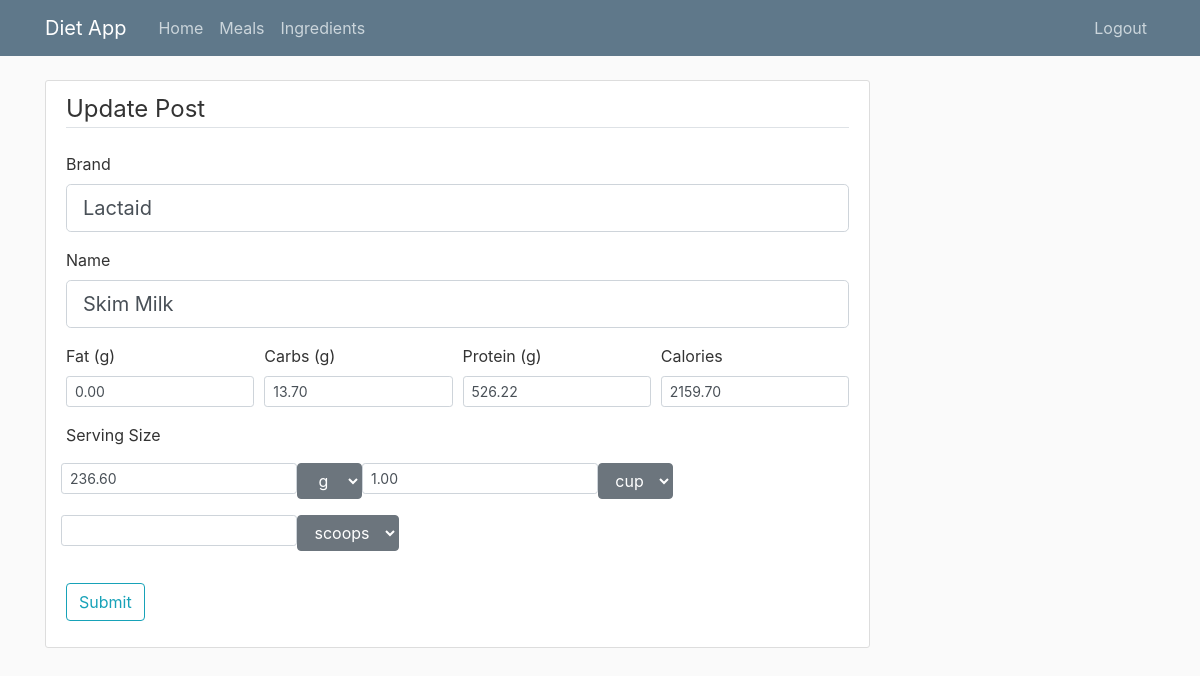
Before: /ingredients/1/update (signed in) with the older database file.
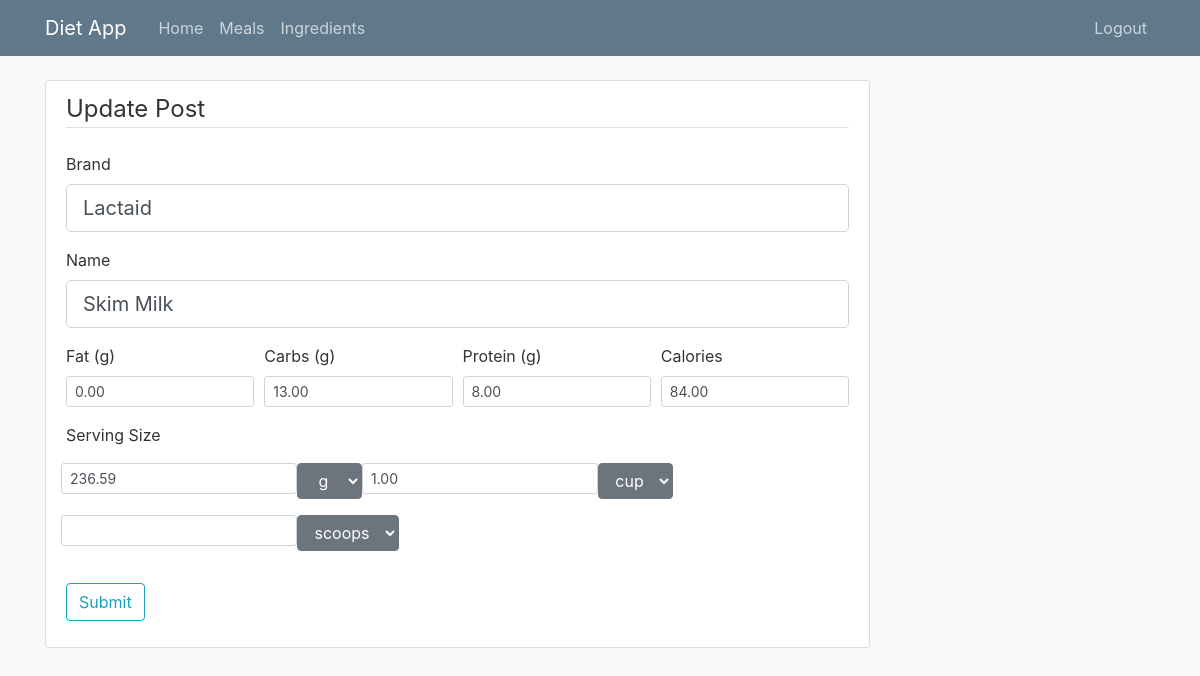
After: the same page with the newer database file.
### dietapp/models.py (models this page shows, shortened)
class Ingredients(db.Model):
    id = db.Column(db.Integer, primary_key = True)
    brand = db.Column(db.String(100), nullable = False)
    name = db.Column(db.String(100), nullable = False)
    date_created = db.Column(db.DateTime, nullable = False, default = datetime.utcnow )
    date_used = db.Column(db.DateTime)
    favorite = db.Column(db.Boolean, nullable = False, default=False)
    obsolete = db.Column(db.Boolean, nullable = False, default=False)
    protein = db.Column(db.Float, default = 0)
    carbs = db.Column(db.Float, default = 0)
    fat = db.Column(db.Float, default = 0)
    calories = db.Column(db.Float,default=0, nullable = False)
    serv_weight = db.Column(db.Float)
    serv_volume = db.Column(db.Float)
    serv_count = db.Column(db.Float)
    weight_unit_id = db.Column(db.Integer, db.ForeignKey('units.id'))
    volume_unit_id = db.Column(db.Integer, db.ForeignKey('units.id'))
    count_unit_id = db.Column(db.Integer, db.ForeignKey('units.id'))
    user_id = db.Column(db.Integer, db.ForeignKey('user.id'), nullable = False)

### dietapp/routes.py (the view)
@app.route("/ingredients/<int:ingredient_id>/update", methods=['GET','POST'])
@login_required
def update_ingredient(ingredient_id):
    ingredient = Ingredients.query.get_or_404(ingredient_id)
    if current_user != ingredient.author:
        abort(403)
    form = IngredientForm()
    form.drop_weight.choices = [(g.id, g.name) for g in Units.query.filter_by(unit_type_id=1).all()]
    form.drop_volume.choices = [(g.id, g.name) for g in Units.query.filter_by(unit_type_id=2).all()]
    form.drop_count.choices = [(g.id, g.name) for g in Units.query.filter_by(unit_type_id=3).all()]
    if form.validate_on_submit():
        fcn_update_ingredient(form, ingredient_id)
        flash('Ingredient has been updated', 'success')
        return redirect(url_for('update_ingredient',ingredient_id = ingredient.id))
    elif request.method == 'GET':
        form.brand.data = ingredient.brand
        form.name.data = ingredient.name
        form.fat.data = ingredient.fat
        form.carbs.data = ingredient.carbs
        form.protein.data = ingredient.protein
        form.calories.data = ingredient.calories
        form.serv_weight.data = ingredient.serv_weight
        form.serv_volume.data = ingredient.serv_volume
        form.serv_count.data = ingredient.serv_count
        form.drop_weight.data = ingredient.weight_unit_id
        form.drop_volume.data = ingredient.volume_unit_id
        form.drop_count.data = ingredient.count_unit_id
    return render_template('create_ingredient.html',title='Update Post',form=form, legend='Update Post')

### dietapp/forms.py (shortened to what this page needs)
class IngredientForm(FlaskForm):
    brand = StringField('Brand')
    name = StringField('Name', validators =[InputRequired()])
    fat = DecimalField('Fat (g)')
    carbs = DecimalField('Carbs (g)')
    protein = DecimalField('Protein (g)')
    calories = DecimalField('Calories', validators =[InputRequired()])
    serv_weight = DecimalField('Serving Size by Weight', validators =[Optional()])
    serv_volume = DecimalField('Serving Size by Volume', validators =[Optional()])
    serv_count = DecimalField('Serving Size by Count/Servings', validators =[Optional()])
    drop_weight = SelectField('Unit Weight', coerce=int)
    drop_volume = SelectField('Unit Volume', coerce=int)
    drop_count = SelectField('Unit Count', coerce=int)
    submit = SubmitField('Submit')

### dietapp/models.py (called while the page is built)
@login_manager.user_loader
def load_user(user_id):
    return User.query.get(int(user_id))

### dietapp/templates/create_ingredient.html (shortened to what the changed rows need)
{% extends "layout.html" %}
{% block content %}
    <div class="content-section">
        <form method="POST" action="">
            <fieldset class = "form-group">
                <div class ="form-group">
                    {{form.brand.label(class = "form-control-label")}}
                    {% if form.brand.errors %}
                        {{ form.brand(class="form-control form-contro-lg is-invalid")}}
                        <div class = invalid-feedback>
                            {% for error in form.brand.errors %}
                                <span>{{ error }}</span>
                            {% endfor %}
                        </div>
                    {% else %}
                        {{form.brand(class = "form-control form-control-lg")}}
                    {% endif %}
                </div>
                <div class ="form-group">
                    {{form.name.label(class = "form-control-label")}}
                    {% if form.name.errors %}
                        {{ form.name(class="form-control form-contro-lg is-invalid")}}
                        <div class = invalid-feedback>
                            {% for error in form.name.errors %}
                                <span>{{ error }}</span>
                            {% endfor %}
                        </div>
                    {% else %}
                        {{form.name(class = "form-control form-control-lg")}}
                    {% endif %}
                </div>
                <div class="form-row">
                    <div class ="form-group col-md-3">
                        {{form.fat.label(class = "form-control-label")}}
                        {% if form.fat.errors %}
                            {{ form.fat(class="form-control form-contro-sm is-invalid")}}
                            <div class = invalid-feedback>
                                {% for error in form.fat.errors %}
                                    <span>{{ error }}</span>
                                {% endfor %}
                            </div>
                        {% else %}
                            {{form.fat(class = "form-control form-control-sm")}}
                        {% endif %}
                    </div>
                    <div class ="form-group col-md-3">
                        {{form.carbs.label(class = "form-control-label")}}
                        {% if form.carbs.errors %}
                            {{ form.carbs(class="form-control form-contro-sm is-invalid")}}
                            <div class = invalid-feedback>
                                {% for error in form.carbs.errors %}
                                    <span>{{ error }}</span>
                                {% endfor %}
                            </div>
                        {% else %}
                            {{form.carbs(class = "form-control form-control-sm")}}
                        {% endif %}
                    </div>
                    <div class ="form-group col-md-3">
                        {{form.protein.label(class = "form-control-label")}}
                        {% if form.protein.errors %}
                            {{ form.protein(class="form-control form-contro-sm is-invalid")}}
                            <div class = invalid-feedback>
                                {% for error in form.protein.errors %}
                                    <span>{{ error }}</span>
                                {% endfor %}
                            </div>
                        {% else %}
                            {{form.protein(class = "form-control form-control-sm")}}
                        {% endif %}
                    </div>
                    <div class ="form-group col-md-3">
                        {{form.calories.label(class = "form-control-label")}}
                        {% if form.calories.errors %}
                            {{ form.calories(class="form-control form-contro-sm is-invalid")}}
                            <div class = invalid-feedback>
                                {% for error in form.calories.errors %}
                                    <span>{{ error }}</span>
                                {% endfor %}
                            </div>
                        {% else %}
                            {{form.calories(class = "form-control form-control-sm")}}
                        {% endif %}
                    </div>
                </div>
                <div class="form-row">
                    <div class ="form-group">
                        {% if form.serv_weight.errors %}
                            {{ form.serv_weight(class="form-control form-contro-sm is-invalid")}}
                            <div class = invalid-feedback>
                                {% for error in form.serv_weight.errors %}
                                    <span>{{ error }}</span>
                                {% endfor %}
                            </div>
                        {% else %}
                            {{form.serv_weight(class = "form-control form-control-sm")}}
                        {% endif %}
                    </div>
                    <div class ="form-group">
                        {% if form.serv_volume.errors %}
                            {{ form.serv_volume(class="form-control form-contro-sm is-invalid")}}
                            <div class = invalid-feedback>
                                {% for error in form.serv_volume.errors %}
                                    <span>{{ error }}</span>
                                {% endfor %}
                            </div>
                        {% else %}
                            {{form.serv_volume(class = "form-control form-control-sm")}}
                        {% endif %}
                    </div>
                    <div class ="form-group">
                        {% if form.serv_count.errors %}
                            {{ form.serv_count(class="form-control form-contro-sm is-invalid")}}
                            <div class = invalid-feedback>
                                {% for error in form.serv_count.errors %}
                                    <span>{{ error }}</span>
                                {% endfor %}
                            </div>
                        {% else %}
                            {{form.serv_count(class = "form-control form-control-sm")}}
                        {% endif %}
                    </div>
                </div>
            </fieldset>
        </form>
    </div>
{% endblock content %}

Changed rows visible on the page:
changed Ingredients "Lactaid": carbs "13.70" → "13.00"; protein "526.22" → "8.00"; calories "2159.70" → "84.00"; serv_weight "236.60" → "236.59"
